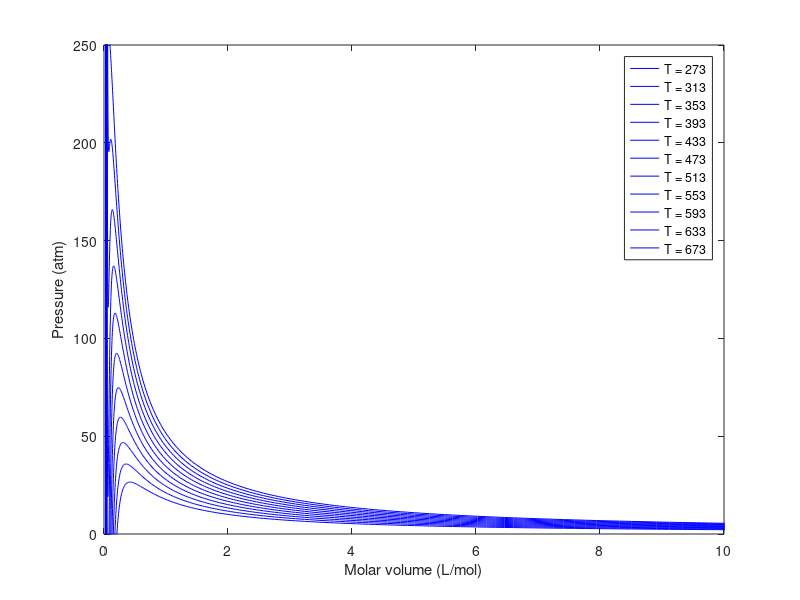
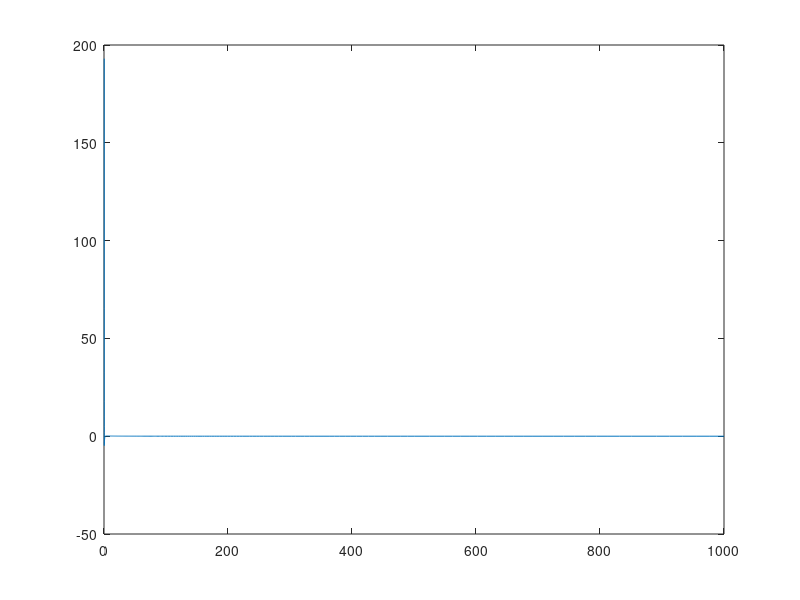

Write MATLAB code to recreate these figures, in order. (Note: this script raises an error after producing the figures.)
%% Find 'tie lines' for liquid-gas phase transitions van der Waals equation of state
% an example using anonymous function handles
%
% note there are some things in here that could be done more efficiently in
% other ways: for example, I use for loops in some places where I could use
% element-wise notation to calculate things for a series of volumes, etc.
% I am a chemist, not a programmer! It's OK to have inefficient code if it
% lets you get what you want, faster. I'm rather proud of how I detect
% the range of volumes corresponding to the phase transition though.

clear

% define some fundamental constants

J_per_eV=1.602e-19;
J_per_Latm=8.31447/8.20574e-2;

% R=8.31447; % J / mol-K
% R=8.31447e-2; % L-bar / mol-K
R=8.20574e-2; % L-atm / mol-K
% R=6.23637e1; % L-Torr / molk-K
% R=8.20574e-5; % m^3-atm / mol-K

%% van der Waals parameters
% uncomment the gas you wish to plot

% CO2
a = 3.610; % (atm-L^2)/mol^2
b = 4.29e-2; % L/mol

% C2H2
% a = 4.55; % (atm-L^2)/mol^2
% b = 5.82e-2; % L/mol

% N2
% a = 1.352; % (atm-L^2)/mol^2
% b = 3.87e-2; % L/mol

% H2O
a=5.464; % (atm-L^2)/mol^2
b=3.05e-2; % L/mol

% ideal
% a = 0;
% b = 0;

%% Figure 1 -- plot pressure vs molar volume for a series of temps
Temps=[0:40:400]+273;
% Temps=120;
Vols=10.^[-3:0.01:2]; % actually molar volumes
isotherm=zeros(length(Vols),length(Temps));
legendstr=cell(length(Temps),1);
for(j=1:length(Temps))
    T=Temps(j);
    % build pressure as function of Vm using a, b, and T as parameters
    p_vdW=@(Vm) R*T/(Vm - b) - a/Vm^2;
    for(k=1:length(Vols))
        isotherm(k,j)=p_vdW(Vols(k));
    end
    legendstr{j}=['T = ' num2str(T)];
end
figure(1);clf
% set(gcf,'colororder',[0 0 0]);
plot(Vols,isotherm,'b');
xlim([0 10])
ylim([0 250])
ylabel('Pressure (atm)')
xlabel('Molar volume (L/mol)')
% set(gca,'yscale','log')
% set(gca,'xscale','log')
legend(legendstr);
hold on;

% ideal gas, for comparison
% a=0;
% b=0;
% p_vdW=@(Vm) R*T/(Vm - b) - a/Vm^2;
% isotherm=zeros(length(Vols),length(Temps));
% for(j=1:length(Temps))
%     T=Temps(j);
%     p_vdW=@(Vm) R*T/(Vm - b) - a/Vm^2;
%     for(k=1:length(Vols))
%         isotherm(k,j)=p_vdW(Vols(k));
%     end
% end
% plot(Vols,isotherm,'k-.'); % plot as dashed lines
% hold off

%% Figure 2: tie lines, Maxwell construction, for corresponding states 
% The vdW equation of state predicts a region of negative compressibilty
% (pressure decreases with lower volume) that is un-physical, when the
% temperature is below the critical temperature of the fluid. What really
% happens is you have a region of constant pressure as volume is decreased,
% in which the system contains both high-density liquid and low-density gas
% at equilibrium. We want to know, for a particular temperature, what the
% pressure will be when this happens. Maxwell suggested that it should be
% the pressure such that, if you integrate -p dV over the phase transition
% region (i.e. calculate the work to compress), you get the same value
% whether following the "tie line" or the predicted isotherm. In other
% words, we need the difference between the "tie line" and the predicted
% vdW isotherm to integrate to zero. We will use Matlab to find the
% pressure that makes that true, for each of the temperatures we are given.
%
% It is easier to do this calculation for "corresponding states": using the
% vdW equation of state expressed in terms of a scaled relative temperature
% T_r=T/Tc, relative pressure p_r=p/pc, and relative molar volume V_mr=V_m/V_mc

% Then, we can scale the results back for our specific gas of interest.
figure(2);clf
clear isotherm_r
T_rs=[ 0.4529 0.6:0.1:1.1]; % series of relative temperatures
Vols_r=10.^[-0.47:0.01:3.0]; % logarithmic series of relative molar volumes
isotherm_rs=zeros(length(Vols_r),length(T_rs));
isotherm_rs_corrected=isotherm_rs;
p_ties=zeros(1,length(T_rs));
Vm_ties=zeros(2,length(T_rs));

for(j=1:length(T_rs))
    T_r=T_rs(j);
    legendstr_maxwell_r{j}=['Tr = ' num2str(T_r)];
    % anonymous function for relative pressure 
    p_r=@(Vm_r) 8*T_r/(3*Vm_r - 1) - 3/Vm_r^2;
    % now use it to build up 
    for(k=1:length(Vols_r))
        isotherm_r(k)=p_r(Vols_r(k));
    end
    % isotherm_r is now a matrix of relative pressures for each relative
    % volume and temperature point
    plot(Vols_r,isotherm_r)
    % initialize a similar matrix that will contain corrected values once
    % tie line positions are determined.
    isotherm_corrected=isotherm_r;

    % locate region of positive slope
    if( find( diff(isotherm_r) > 0 ) )
        % if it exists, find the pressure at the low extreme
        p_lo=p_r(Vols_r(find(diff(isotherm_r) > 0,1)));
        % find the pressure at the high extreme
        p_hi=p_r(Vols_r(find(diff(isotherm_r) > 0,1,'last')));
        if(p_lo<0)
            p_lo=0;
        end
        
        % make pressure at high-volume end go to zero
        isotherm_r(end)=0;
        % generate an anonymous function handle that will calculate the
        % difference in work betweent the tie line, and vdW, for any
        % pressure selected as the phase transition pressure. Then we just
        % have to figure out the best pressure so this function handle
        % returns zero.
        work_error_f=@(p) local_simpson(Vols_r(find(diff(isotherm_r-p>0)<0,1):find(diff(isotherm_r-p>0)<0,1,'last')), ...
            -(isotherm_r(find(diff(isotherm_r-p>0)<0,1):find(diff(isotherm_r-p>0)<0,1,'last'))-p) );
        % fzero is a Matlab built-in function that will find the value of x
        % where any function crosses zero. You give it a function handle
        % (or define one via anonymous function handle as shown) and a
        % starting value to search near (as shown) or range to search between.
        p_tie=fzero(@(p) work_error_f(p),p_lo+(p_hi-p_lo)*0.5);
        % sanity check: make sure tie pressure is > 0
        if(p_tie<0)
            p_tie=0;
        end
        % using some logic to detect the volumes at the end of the tie
        % line: as the volume increases from zero, the low-volume end is        % the first place where the vdW pressure goes from being above the
        % tie line pressure to below it. The high-volume end is the second
        % place that happens.
        Vm_tie=find(diff(isotherm_r-p_tie>0)<0);
        % set all pressures in the phase transition region to the constant
        % tie line pressure (vapor pressure at this temperature)
        isotherm_corrected(Vm_tie(1):Vm_tie(2))=p_tie;
%         disp(p_tie)
        p_ties(j)=p_tie;
        Vm_ties(:,j)=Vm_tie;
    end
    isotherm_rs(:,j)=isotherm_r;
    isotherm_rs_corrected(:,j)=isotherm_corrected;
    
end

plot(Vols_r,isotherm_rs_corrected,'r',Vols_r,isotherm_rs,'r:')
ylim([0 1.5])
xlim([0 10])
legend(legendstr_maxwell_r)
xlabel('Relative molar volume V_{mr} = V_m/V_{m,c}')
ylabel('Relative pressure p_r = p/p_c')

%% Figure 3: plot with tie-lines on real scale for the selected gas
% calculate critical values based on vdW parameters
Tc=8*a/(27*b*R);
pc=a/(27*b^2);
Vc=3*b;
figure(3); clf
plot(Vols_r*Vc,isotherm_rs_corrected*pc,'k',Vols_r*Vc,isotherm_rs*pc,'k:')
ylim([0 1.5]*pc)
xlim([0 10]*Vc)
Temps=T_rs*Tc;
for(j=1:length(T_rs))
    legendstr_maxwell{j}=['T = ' num2str(Temps(j),'%.0f') ' K'];
end
legend(legendstr_maxwell)
ylabel('p/atm')
xlabel('V_m / (L/mol)')

%% local function definition(s)
function a=local_simpson(x,y)
% Simpsons rule integration of y with respect to x
%
% Simpson's rule is the area under a linearly interpolated curve and is a
% good approach for integration of discrete data.
% A=SIMPSON(X,Y)
% Returns Simpson's rule integral of Y(X)dX
% See also qyplot

x=reshape(x,length(x),1);
y=reshape(y,length(y),1);

x=diff(x);
y=(y(1:end-1)+y(2:end))/2;
a=sum(x.*y);
end